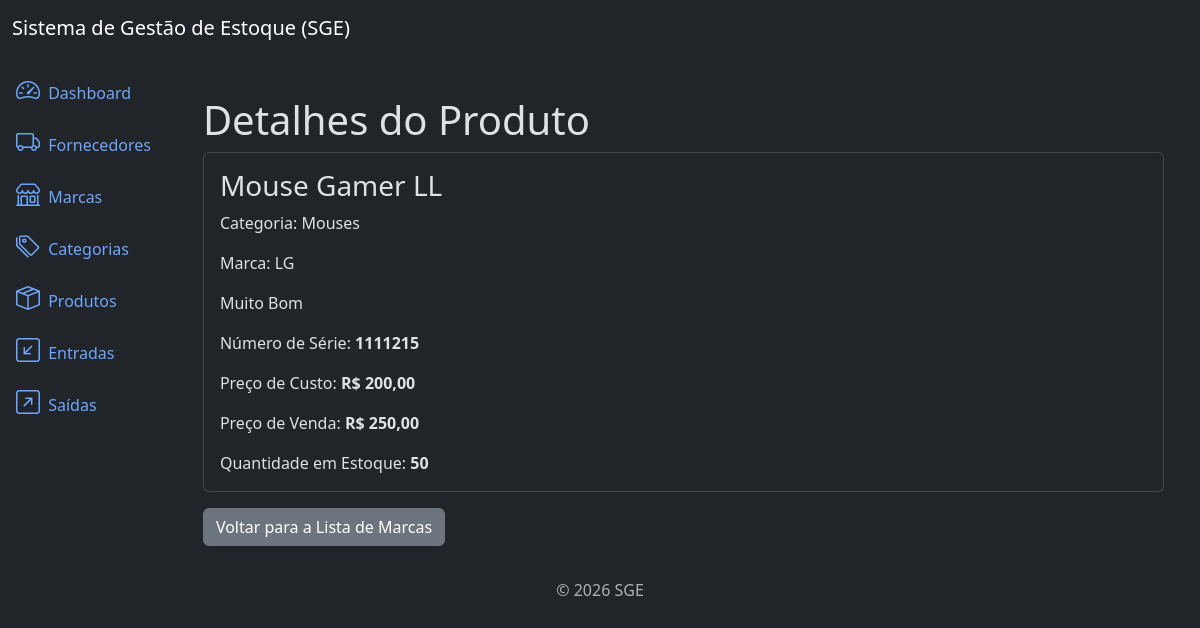
The app's page /products/2/detail, older data.
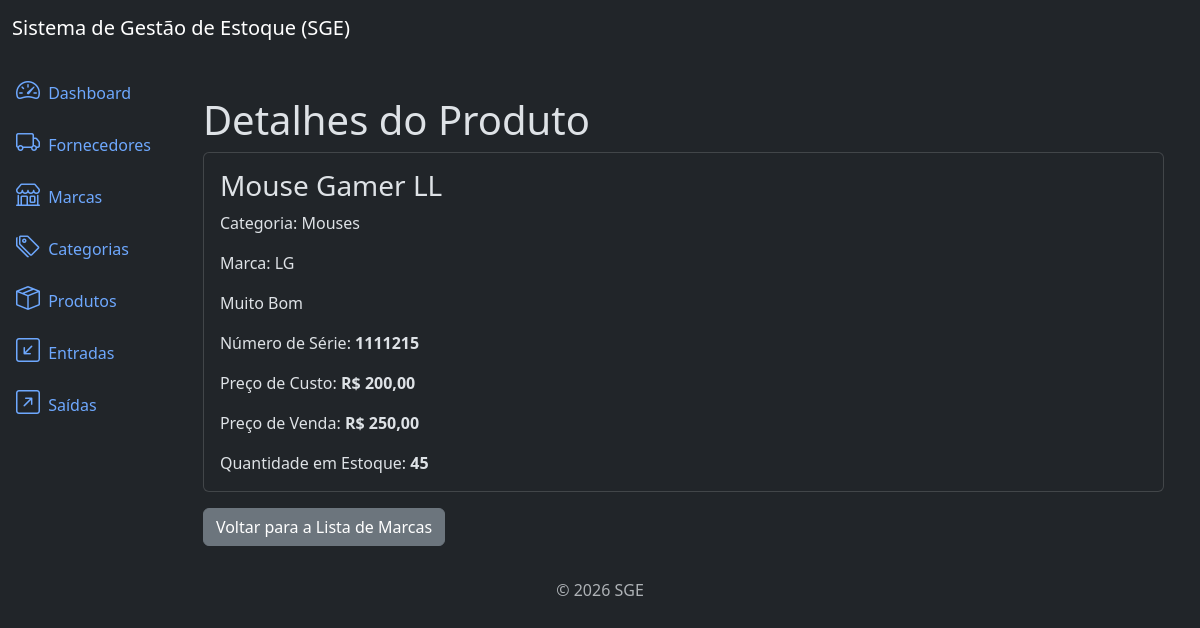
The same page, newer data.
### products/models.py (models this page shows, shortened)
class Product(models.Model):
    title = models.CharField(max_length= 500)
    category = models.ForeignKey(Category, on_delete= models.PROTECT, related_name= "products")
    brand = models.ForeignKey(Brand, on_delete= models.PROTECT, related_name= "products")
    description = models.TextField(null= True, blank= True)
    serie_number = models.CharField(max_length= 200, null= True, blank= True)
    cost_price = models.DecimalField(max_digits= 20, decimal_places= 2)
    selling_price = models.DecimalField(max_digits= 20, decimal_places= 2)
    quantity = models.IntegerField(default= 0)
    created_at = models.DateTimeField(auto_now_add= True)
    updated_at = models.DateTimeField(auto_now= True)
    class Meta:
        ordering = ["title"]

### categories/models.py (models this page shows)
class Category(models.Model):
    name = models.CharField(max_length= 500)
    description = models.TextField(null= True, blank= True)
    created_at = models.DateTimeField(auto_now_add= True)
    updated_at = models.DateTimeField(auto_now= True)
    class Meta:
        ordering = ["name"]
    def __str__(self):
        return self.name

### brands/models.py (models this page shows)
class Brand(models.Model):
    name = models.CharField(max_length= 500)
    description = models.TextField(null= True, blank= True)
    created_at = models.DateTimeField(auto_now_add= True)
    updated_at = models.DateTimeField(auto_now= True)
    class Meta:
        ordering = ["name"]
    def __str__(self):
        return self.name

### products/views.py (the view)
# urls.py: path("products/<int:pk>/detail", views.ProductDetailView.as_view(), name= "product_detail"),
class ProductDetailView(DetailView):
    model = models.Product
    template_name = "product_detail.html"

### products/templates/product_detail.html
{% extends 'base.html' %}
{% block content %}
<div class="container mt-4">
    <h3 class="display-6">Detalhes do Produto</h3>
    <div class="card">
        <div class="card-body">
        <h3 class="card-title">{{ object.title }}</h3>
        <p class="card-text">Categoria: {{ object.category }}</p>
        <p class="card-text">Marca: {{ object.brand }}</p>
        <p class="card-text">{{ object.description }}</p>
        <p class="card-text">Número de Série: <strong>{{ object.serie_number }}</strong></p>
        <p class="card-text">Preço de Custo: <strong>R$ {{ object.cost_price }}</strong></p>
        <p class="card-text">Preço de Venda: <strong>R$ {{ object.selling_price }}</strong></p>
        <p class="card-text">Quantidade em Estoque: <strong>{{ object.quantity }}</strong></p>
        </div>
    </div>
    <a href="{% url 'product_list' %}" class="btn btn-secondary mt-3">Voltar para a Lista de Marcas</a>
</div>
{% endblock %}

Row changes from the older to the newer data that the page shows:
changed Product "Mouse Gamer LL": quantity "50" → "45"
